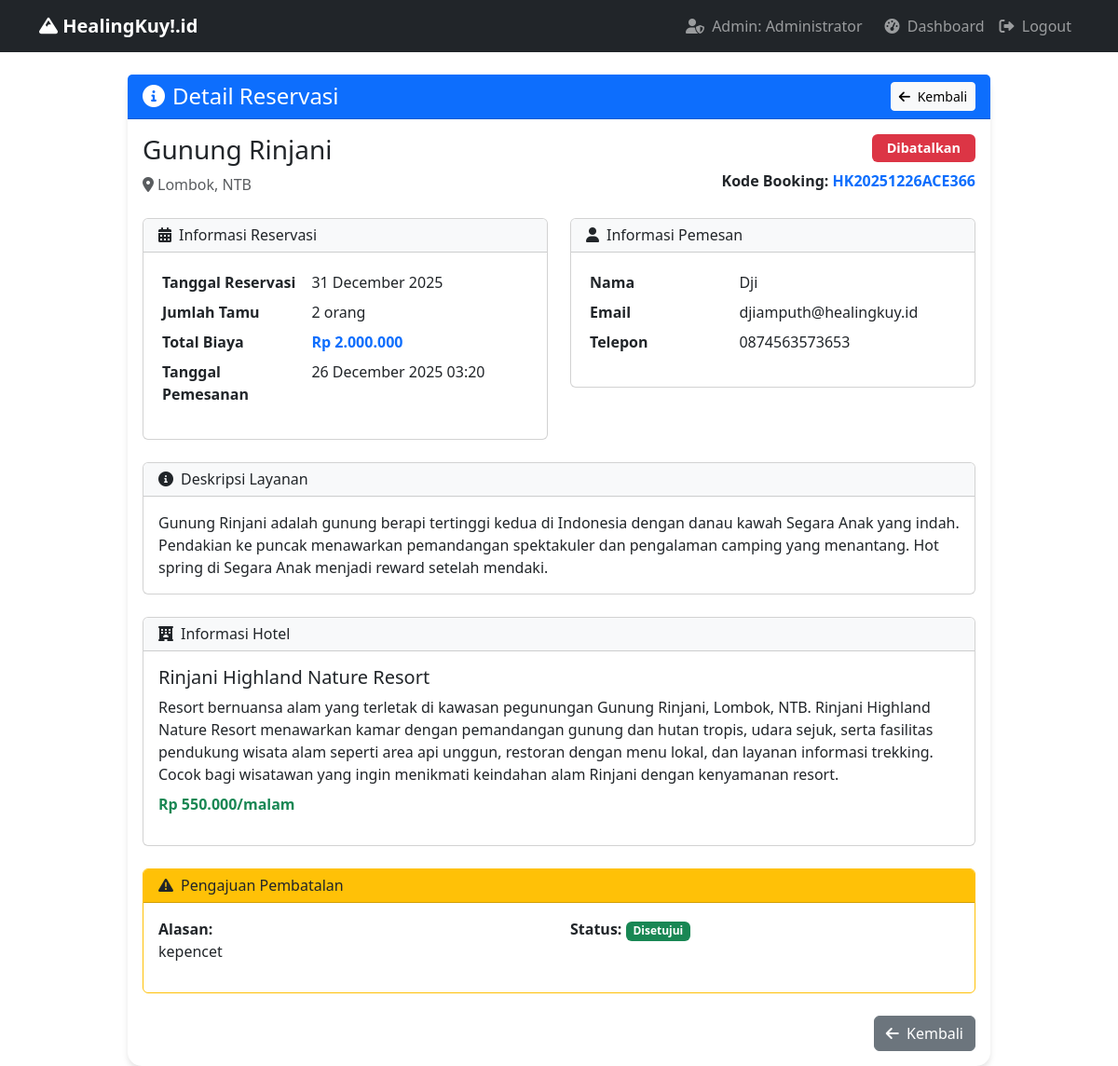
Screenshot of /admin/reservation_detail.php?id=29 (signed in) with the database file from the repository.
### tables this page shows
CREATE TABLE `reservations` (
  `id` int(11) NOT NULL,
  `user_id` int(11) NOT NULL,
  `service_id` int(11) NOT NULL,
  `booking_code` varchar(20) NOT NULL,
  `reservation_date` date NOT NULL,
  `guests` int(11) NOT NULL,
  `total_price` decimal(10,2) NOT NULL,
  `status` enum('pending','confirmed','cancelled','completed') DEFAULT 'pending',
  `special_requests` text DEFAULT NULL,
  `created_at` timestamp NOT NULL DEFAULT current_timestamp(),
  `hotel_id` int(11) DEFAULT NULL,
  `days` int(11) DEFAULT NULL,
  `nights` int(11) DEFAULT NULL,
  `service_total` decimal(10,2) DEFAULT NULL,
  `hotel_total` decimal(10,2) DEFAULT NULL
);

CREATE TABLE `services` (
  `id` int(11) NOT NULL,
  `name` varchar(200) NOT NULL,
  `type` enum('alam','buatan') NOT NULL,
  `location` varchar(255) NOT NULL,
  `description` text DEFAULT NULL,
  `price` decimal(10,2) NOT NULL,
  `capacity` int(11) NOT NULL,
  `image` varchar(255) DEFAULT NULL,
  `status` enum('active','inactive') DEFAULT 'active',
  `created_at` timestamp NOT NULL DEFAULT current_timestamp()
);

CREATE TABLE `users` (
  `id` int(11) NOT NULL,
  `name` varchar(100) NOT NULL,
  `email` varchar(100) NOT NULL,
  `password` varchar(255) NOT NULL,
  `role` enum('admin','user') DEFAULT 'user',
  `phone` varchar(20) DEFAULT NULL,
  `address` text DEFAULT NULL,
  `created_at` timestamp NOT NULL DEFAULT current_timestamp()
);

CREATE TABLE `hotels` (
  `id` int(11) NOT NULL,
  `service_id` int(11) NOT NULL,
  `name` varchar(255) NOT NULL,
  `description` text DEFAULT NULL,
  `price_per_night` decimal(10,2) NOT NULL,
  `image` varchar(255) DEFAULT NULL,
  `status` enum('active','inactive') DEFAULT 'active',
  `created_at` timestamp NOT NULL DEFAULT current_timestamp()
);

CREATE TABLE `cancellations` (
  `id` int(11) NOT NULL,
  `reservation_id` int(11) NOT NULL,
  `reason` text NOT NULL,
  `status` enum('pending','approved','rejected') DEFAULT 'pending',
  `admin_notes` text DEFAULT NULL,
  `refund_amount` decimal(10,2) DEFAULT 0.00,
  `processed_at` timestamp NULL DEFAULT NULL,
  `created_at` timestamp NOT NULL DEFAULT current_timestamp()
);

### admin/reservation_detail.php (the view, shortened to what this page needs)
<?php
include '../includes/config.php';
$reservation_id = sanitize($_GET['id']);
$stmt = $pdo->prepare("
    SELECT r.*, s.name as service_name, s.location, s.description as service_description, s.price as service_price,
           h.name as hotel_name, h.description as hotel_description, h.price_per_night,
           u.name as user_name, u.email, u.phone
    FROM reservations r
    JOIN services s ON r.service_id = s.id
    LEFT JOIN hotels h ON r.hotel_id = h.id
    JOIN users u ON r.user_id = u.id
    WHERE r.id = ?
");
$stmt->execute([$reservation_id]);
$reservation = $stmt->fetch();
$stmt = $pdo->prepare("SELECT * FROM cancellations WHERE reservation_id = ?");
$stmt->execute([$reservation_id]);
$cancellation = $stmt->fetch();
?>
<!DOCTYPE html>
<html lang="id">
<head>
    <link href="https://cdn.jsdelivr.net/npm/bootstrap@5.3.0/dist/css/bootstrap.min.css" rel="stylesheet">
    <link href="https://cdnjs.cloudflare.com/ajax/libs/font-awesome/6.0.0/css/all.min.css" rel="stylesheet">
</head>
<body>
    <nav class="navbar navbar-expand-lg navbar-dark bg-dark">
        <div class="container">
            <a class="navbar-brand fw-bold" href="../index.php">
                <i class="fas fa-mountain"></i> HealingKuy!.id
            </a>
            <div class="navbar-nav ms-auto">
                <span class="navbar-text me-3">
                    <i class="fas fa-user-shield me-1"></i> Admin: <?php echo $_SESSION['name']; ?>
                </span>
                <a class="nav-link" href="dashboard.php"><i class="fas fa-tachometer-alt me-1"></i> Dashboard</a>
                <a class="nav-link" href="../logout.php"><i class="fas fa-sign-out-alt me-1"></i> Logout</a>
            </div>
        </div>
    </nav>
    <div class="container mt-4">
        <div class="row justify-content-center">
            <div class="col-md-10">
                <div class="card detail-card">
                    <div class="card-header bg-primary text-white d-flex justify-content-between align-items-center">
                        <h4 class="mb-0"><i class="fas fa-info-circle me-2"></i>Detail Reservasi</h4>
                        <a href="dashboard.php" class="btn btn-light btn-sm">
                            <i class="fas fa-arrow-left me-1"></i> Kembali
                        </a>
                    </div>
                    <div class="card-body">
                        <div class="row mb-4">
                            <div class="col-md-8">
                                <h3><?php echo $reservation['service_name']; ?></h3>
                                <p class="text-muted mb-0">
                                    <i class="fas fa-map-marker-alt me-1"></i><?php echo $reservation['location']; ?>
                                </p>
                            </div>
                            <div class="col-md-4 text-end">
                                <span class="badge status-badge
                                    <?php
                                    switch($reservation['status']) {
                                        case 'cancelled': echo 'bg-danger'; break;
                                    }
                                    ?>
                                ">
                                    <?php
                                    $status_text = [
                                        'confirmed' => 'Dikonfirmasi',
                                        'pending' => 'Menunggu Konfirmasi',
                                        'cancelled' => 'Dibatalkan',
                                        'completed' => 'Selesai'
                                    ];
                                    echo $status_text[$reservation['status']] ?? ucfirst($reservation['status']);
                                    ?>
                                </span>
                                <div class="mt-2">
                                    <strong>Kode Booking:</strong>
                                    <span class="text-primary fw-bold"><?php echo $reservation['booking_code']; ?></span>
                                </div>
                            </div>
                        </div>
                        <div class="row">
                            <div class="col-md-6">
                                <div class="card mb-4">
                                    <div class="card-header bg-light">
                                        <h6 class="mb-0"><i class="fas fa-calendar-alt me-2"></i>Informasi Reservasi</h6>
                                    </div>
                                    <div class="card-body">
                                        <table class="table table-borderless table-sm">
                                            <tr>
                                                <th width="40%">Tanggal Reservasi</th>
                                                <td><?php echo date('d F Y', strtotime($reservation['reservation_date'])); ?></td>
                                            </tr>
                                            <tr>
                                                <th>Jumlah Tamu</th>
                                                <td><?php echo $reservation['guests']; ?> orang</td>
                                            </tr>
                                            <tr>
                                                <th>Total Biaya</th>
                                                <td class="fw-bold text-primary">Rp <?php echo number_format($reservation['total_price'], 0, ',', '.'); ?></td>
                                            </tr>
                                            <tr>
                                                <th>Tanggal Pemesanan</th>
                                                <td><?php echo date('d F Y H:i', strtotime($reservation['created_at'])); ?></td>
                                            </tr>
                                        </table>
                                    </div>
                                </div>
                            </div>
                            <div class="col-md-6">
                                <div class="card mb-4">
                                    <div class="card-header bg-light">
                                        <h6 class="mb-0"><i class="fas fa-user me-2"></i>Informasi Pemesan</h6>
                                    </div>
                                    <div class="card-body">
                                        <table class="table table-borderless table-sm">
                                            <tr>
                                                <th width="40%">Nama</th>
                                                <td><?php echo $reservation['user_name']; ?></td>
                                            </tr>
                                            <tr>
                                                <th>Email</th>
                                                <td><?php echo $reservation['email']; ?></td>
                                            </tr>
                                            <tr>
                                                <th>Telepon</th>
                                                <td><?php echo $reservation['phone'] ?: '-'; ?></td>
                                            </tr>
                                        </table>
                                    </div>
                                </div>
                            </div>
                        </div>
                        <div class="card mb-4">
                            <div class="card-header bg-light">
                                <h6 class="mb-0"><i class="fas fa-info-circle me-2"></i>Deskripsi Layanan</h6>
                            </div>
                            <div class="card-body">
                                <p class="mb-0"><?php echo $reservation['service_description']; ?></p>
                            </div>
                        </div>
                        <?php if (!empty($reservation['hotel_name'])): ?>
                        <div class="card mb-4">
                            <div class="card-header bg-light">
                                <h6 class="mb-0"><i class="fas fa-hotel me-2"></i>Informasi Hotel</h6>
                            </div>
                            <div class="card-body">
                                <h5><?php echo $reservation['hotel_name']; ?></h5>
                                <p class="mb-2"><?php echo $reservation['hotel_description']; ?></p>
                                <p class="text-success fw-bold">Rp <?php echo number_format($reservation['price_per_night'], 0, ',', '.'); ?>/malam</p>
                            </div>
                        </div>
                        <?php endif; ?>
                        <?php if ($cancellation): ?>
                        <div class="card mb-4 border-warning">
                            <div class="card-header bg-warning text-dark">
                                <h6 class="mb-0"><i class="fas fa-exclamation-triangle me-2"></i>Pengajuan Pembatalan</h6>
                            </div>
                            <div class="card-body">
                                <div class="row">
                                    <div class="col-md-6">
                                        <p><strong>Alasan:</strong><br><?php echo $cancellation['reason']; ?></p>
                                    </div>
                                    <div class="col-md-6">
                                        <p><strong>Status:</strong>
                                            <span class="badge
                                                <?php
                                                switch($cancellation['status']) {
                                                    case 'approved': echo 'bg-success'; break;
                                                }
                                                ?>
                                            ">
                                                <?php
                                                $cancel_status_text = [
                                                    'approved' => 'Disetujui',
                                                    'pending' => 'Menunggu',
                                                    'rejected' => 'Ditolak'
                                                ];
                                                echo $cancel_status_text[$cancellation['status']] ?? ucfirst($cancellation['status']);
                                                ?>
                                            </span>
                                        </p>
                                    </div>
                                </div>
                            </div>
                        </div>
                        <?php endif; ?>
                        <div class="d-flex gap-2 justify-content-end">
                            <a href="dashboard.php" class="btn btn-secondary">
                                <i class="fas fa-arrow-left me-1"></i> Kembali
                            </a>
                        </div>
                    </div>
                </div>
            </div>
        </div>
    </div>
</body>
</html>

### admin/reservation_detail.php (style rules this page uses)
.detail-card { border: none; border-radius: 15px; box-shadow: 0 4px 6px rgba(0,0,0,0.1); }
.status-badge { font-size: 0.9rem; padding: 0.5rem 1rem; }

### rows the page displays
reservations: service.name "Gunung Rinjani", service.location "Lombok, NTB", status "Dibatalkan", booking_code "HK20251226ACE366", reservation_date "31 December 2025", guests "2", total_price "2.000.000", created_at "26 December 2025 03:20", user.name "Dji", user.email "djiamputh@healingkuy.id", user.phone "0874563573653", service.description "Gunung Rinjani adalah gunung berapi tertinggi kedua di Indonesia dengan danau kawah Segara Anak yang indah. Pendakian ke puncak menawarkan pemandangan spektakuler dan pengalaman camping yang menantang. Hot spring di Segara Anak menjadi reward setelah mendaki.", hotel.name "Rinjani Highland Nature Resort", hotel.description "Resort bernuansa alam yang terletak di kawasan pegunungan Gunung Rinjani, Lombok, NTB. Rinjani Highland Nature Resort menawarkan kamar dengan pemandangan gunung dan hutan tropis, udara sejuk, serta fasilitas pendukung wisata alam seperti area api unggun, restoran dengan menu lokal, dan layanan informasi trekking. Cocok bagi wisatawan yang ingin menikmati keindahan alam Rinjani dengan kenyamanan resort.", hotel.price_per_night "550.000"
cancellations: reason "kepencet", status "Disetujui"

### other values shown
$_SESSION['name'] "Administrator"
